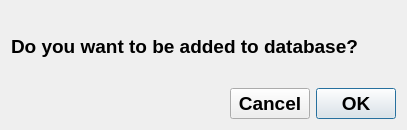
<?xml version="1.0" encoding="UTF-8"?>
<ui version="4.0">
 <class>DatabaseQuestion</class>
 <widget class="QDialog" name="DatabaseQuestion">
  <property name="windowModality">
   <enum>Qt::WindowModality::ApplicationModal</enum>
  </property>
  <property name="geometry">
   <rect>
    <x>0</x>
    <y>0</y>
    <width>407</width>
    <height>130</height>
   </rect>
  </property>
  <property name="windowTitle">
   <string>Database?</string>
  </property>
  <layout class="QGridLayout" name="gridLayout">
   <item row="1" column="1">
    <widget class="QPushButton" name="pb_Cancel">
     <property name="font">
      <font>
       <pointsize>14</pointsize>
       <bold>true</bold>
      </font>
     </property>
     <property name="text">
      <string>Cancel</string>
     </property>
    </widget>
   </item>
   <item row="1" column="2">
    <widget class="QPushButton" name="pb_OK">
     <property name="font">
      <font>
       <pointsize>14</pointsize>
       <bold>true</bold>
      </font>
     </property>
     <property name="text">
      <string>OK</string>
     </property>
     <property name="autoDefault">
      <bool>false</bool>
     </property>
     <property name="default">
      <bool>true</bool>
     </property>
    </widget>
   </item>
   <item row="1" column="0">
    <spacer name="horizontalSpacer">
     <property name="orientation">
      <enum>Qt::Orientation::Horizontal</enum>
     </property>
     <property name="sizeHint" stdset="0">
      <size>
       <width>40</width>
       <height>20</height>
      </size>
     </property>
    </spacer>
   </item>
   <item row="0" column="0" colspan="3">
    <widget class="QLabel" name="lb_DatabaseQuestion">
     <property name="font">
      <font>
       <pointsize>14</pointsize>
       <bold>true</bold>
      </font>
     </property>
     <property name="text">
      <string>Do you want to be added to database?</string>
     </property>
    </widget>
   </item>
  </layout>
 </widget>
 <tabstops>
  <tabstop>pb_OK</tabstop>
  <tabstop>pb_Cancel</tabstop>
 </tabstops>
 <resources/>
 <connections/>
</ui>
